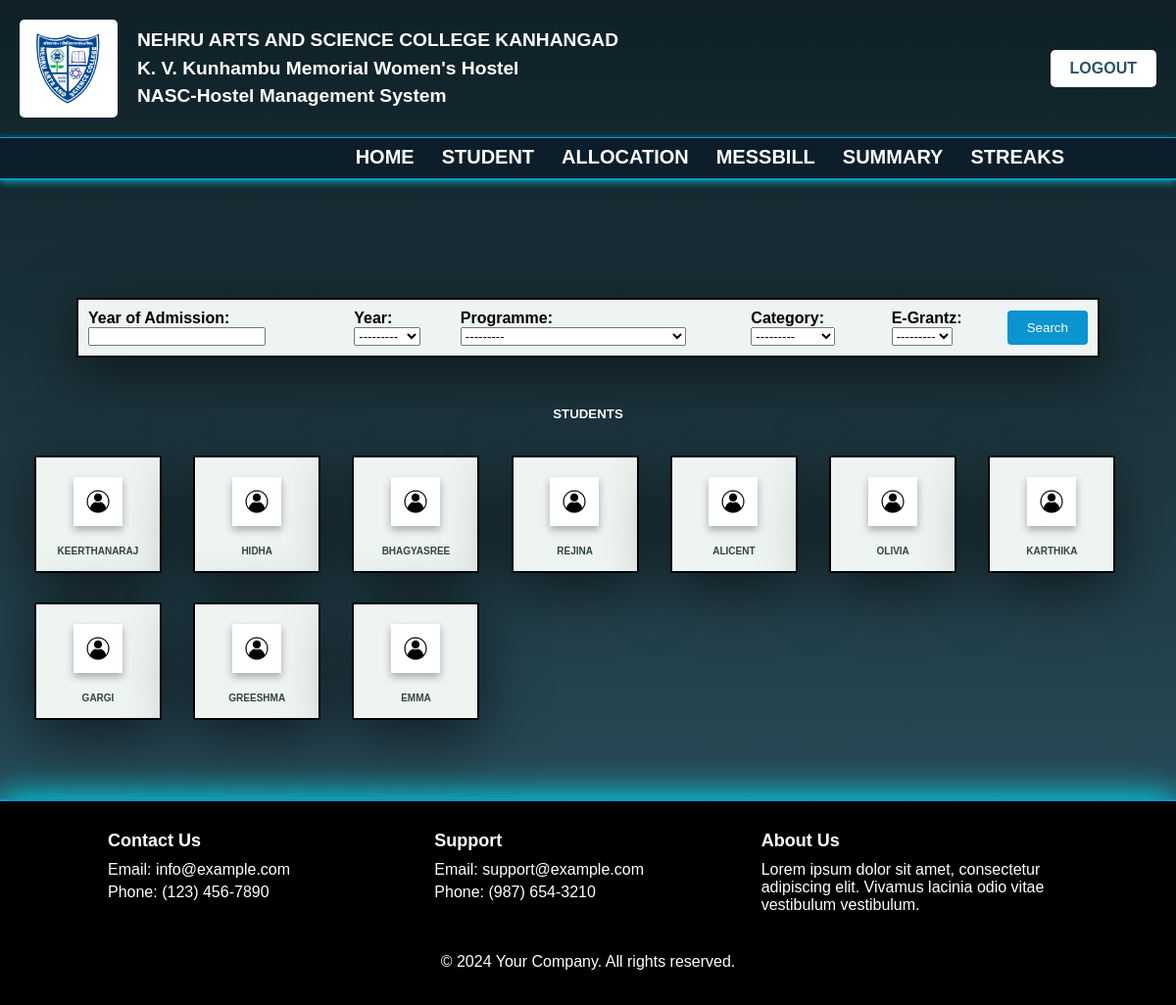
Page /get/ (signed in) on the committed database.
### hostel/models.py (models this page shows, shortened)
class Student(models.Model):
    admn_no = models.PositiveIntegerField(unique=True)
    name = models.CharField(max_length=50)
    year_of_admn = models.PositiveSmallIntegerField()
    pgm = models.ForeignKey(Programme, on_delete=models.CASCADE)
    year_choices = [
        (1,'First'),(2,'Second'),(3,'Third'),(4,'Fourth'),(5,'Fifth'),
    ]
    year = models.IntegerField(choices=year_choices)
    dob = models.DateField()
    email = models.EmailField()
    photo = models.ImageField(upload_to="images/")
    contact_regex = RegexValidator(regex=r'^\d{10}$',message="Contact number must be a 10-digit number.")
    contact = models.CharField(validators=[contact_regex], max_length=10)  # Using CharField for contact with max length 10
    parent_name = models.CharField(max_length=50)
    parent_occupation = models.CharField(max_length=100)
    address = models.TextField(max_length=200)
    annual_income = models.PositiveIntegerField()
    date_joined = models.DateField(auto_now_add=True)
    CATEGORY_CHOICES = [
        ('GENERAL', 'GENERAL'),
        ('OBC', 'OBC'),
        ('OEC', 'OEC'),
        ('SC', 'SC'),
        ('ST', 'ST'),
    ]
    category = models.CharField(max_length=20, choices=CATEGORY_CHOICES, default='GENERAL')
    EGRANTZ_CHOICES = [
        (True, 'Yes'),
        (False, 'No'),
    ]
    E_Grantz = models.BooleanField(choices=EGRANTZ_CHOICES)

### hostel/views.py (the view)
# urls.py: path('get/',views.view_students,name='view_student'),
@group_required('admin', login_url='access_denied')
def view_students(request):
    try:
        stud = Student.objects.all().select_related('pgm').all().order_by('pgm')
        students_filter = studentFilter(request.GET, queryset=stud)
        if not stud.exists():
            messages.error(request,"Currently there are no students")
        return render(request,'hostel/students.html',{'filter':students_filter})
    except Exception:
        return render(request,'hostel/error.html')

### hostel/context_processors.py (called while the page is built)
def group_processor(request):
    if request.user.is_authenticated:
        is_admin_group = request.user.groups.filter(name='admin').exists()
        is_guest_group = request.user.groups.filter(name='guest').exists()  # Adjust as needed
    else:
        is_admin_group = False
        is_guest_group = False
    return {
        'is_admin_group': is_admin_group,
        'is_guest_group': is_guest_group,
    }

### hostel/models.py (called while the page is built)
    def __str__(self):
        return self.pgm_name

### hostel/templates/hostel/students.html (shortened to what this page needs)
{% extends 'hostel/base.html' %}
{% load static %}
{% block style %}
<link rel="stylesheet" href="{% static 'styles/students.css' %}">
{% endblock %}
{% block content %}
<section class="main">
    <div class="main-block">
        <form method="get" class="filter-form">
                <table id="filter-table">
                    <tr>
                        <td class="filter-td">
                            <label for="id_year_of_admn">Year of Admission:</label>
                            {{ filter.form.year_of_admn }}
                        </td>
                        <td class="filter-td">
                            <label for="id_year_of_admn">Year:</label>
                            {{ filter.form.year }}
                        </td>
                        <td class="filter-td">
                            <label for="id_pgm">Programme:</label>
                            {{ filter.form.pgm }}
                        </td>
                        <td class="filter-td">
                            <label for="id_category">Category:</label>
                            {{ filter.form.category }}
                        </td>
                        <td class="filter-td">
                            <label for="id_E_Grantz">E-Grantz:</label>
                            {{ filter.form.E_Grantz }}
                        </td>
                        <td class="filter-td">
                            <button type="submit" id="search">Search</button>
                        </td>
                    </tr>
                </table>
        </form>
        <h5>Students</h5>
        {% for student in filter.qs %}
        <a href="{% url 'view_details' student.id %}" class="link">
            <div class="student-layout">
                <div class="image-container">
                    {% if student.photo %}
                    <img src="{{student.photo.url}}" alt="No image" class="img-stud">
                    {% else %}
                        <span>No photo available</span>
                    {% endif %}
                </div>
                <div class="student-name">{{student.name}}</div>
            </div>
        </a>
        {% endfor %}
    </div>
</section>
{% endblock %}

### hostel/static/styles/base.css (style rules this page uses)
* { margin: 0; padding: 0; font-family: sans-serif; box-sizing: border-box; }
body { background: linear-gradient(to bottom, #0F2027, #203A43, #2C5364); box-shadow: 0 4px 6px rgba(0, 0, 0, 0.1); }

### hostel/static/styles/students.css (style rules this page uses)
.main { min-height: 64vh; }
.main-block { margin-top: 15vh; margin-bottom: 10vh; margin-right: 20px; margin-left: 20px; }
h5 { color: white; text-align: center; margin-bottom: 20px; text-transform: uppercase; }
#filter-table { margin: auto; width: 90%; border-collapse: collapse; margin-bottom: 50px; border: 2px solid black; box-shadow: 0 16px 64px rgba(0, 0, 0, 0.6); }
.filter-td { padding: 10px; background-color: #EDF4F2; }
label { font-weight: bold; }
#search { padding: 10px 20px; background-color: rgb(10, 148, 208); color: white; transition: background-color 0.3s, opacity 0.3s; border: none; border-radius: 4px; cursor: pointer; }
.student-layout { width: 130px; height: 120px; padding: 20px 10px; margin: 15px; background: #EDF4F2; display: inline-block; text-align: center; border-radius: 2px; border: 2px solid black; box-shadow: 0 16px 64px rgba(0, 0, 0, 0.6); }
.image-container { width: 50px; height: 50px; display: flex; overflow: hidden; position: relative; margin-left: 26%; margin-bottom: 10px; border: 2px solid white; box-shadow: 0 4px 8px rgba(0, 0, 0, 0.3); }
.img-stud { width: 100%; height: auto; position: absolute; top: 50%; left: 50%; transform: translate(-50%, -50%); }
.student-name { position: relative; top: 10px; font-size: 15px; margin-bottom: 0; color: #31473A; text-transform: uppercase; font-size: 10px; font-weight: bolder; text-decoration: none; word-wrap: break-word; width: 100%; }
.link { font-size: 8px; color: #31473A; text-decoration: none; text-transform: uppercase; font-weight: 600; margin-bottom:2px; }

### rows in the picture
Student: photo (placeholder picture), name "KEERTHANARAJ"
Student: photo (picture), name "HIDHA"
Student: photo (picture), name "BHAGYASREE"
Student: photo (picture), name "REJINA"
Student: photo (picture), name "ALICENT"
Student: photo (picture), name "OLIVIA"
Student: photo (picture), name "KARTHIKA"
Student: photo (picture), name "GARGI"
Student: photo (picture), name "GREESHMA"
Student: photo (picture), name "EMMA"
